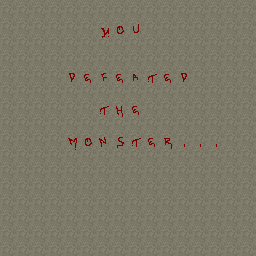

Below is a game level as drawn by its tile map, then a one-line description and the .tmx file that defines it, in full:
An orthogonal 16x16 tile map with 16x16 px tiles, 2 tile layers (Tile Layer 1, Tile Layer 2).

<map version="1.9" tiledversion="1.9.2" orientation="orthogonal" renderorder="right-down" width="16" height="16" tilewidth="16" tileheight="16" infinite="0" nextlayerid="3" nextobjectid="1">
 <tileset firstgid="1" name="Main" tilewidth="16" tileheight="16" tilecount="1850" columns="50">
  <image source="horror_sidescroller_assets/tileset.png" width="800" height="600" />
 </tileset>
 <layer id="1" name="Tile Layer 1" width="16" height="16">
  <data encoding="csv">
1,1,1,1,1,1,1,1,1,1,1,1,1,1,1,1,
1,1,1,1,1,1,1,1,1,1,1,1,1,1,1,1,
1,1,1,1,1,1,1,1,1,1,1,1,1,1,1,1,
1,1,1,1,1,1,1,1,1,1,1,1,1,1,1,1,
1,1,1,1,1,1,1,1,1,1,1,1,1,1,1,1,
1,1,1,1,1,1,1,1,1,1,1,1,1,1,1,1,
1,1,1,1,1,1,1,1,1,1,1,1,1,1,1,1,
1,1,1,1,1,1,1,1,1,1,1,1,1,1,1,1,
1,1,1,1,1,1,1,1,1,1,1,1,1,1,1,1,
1,1,1,1,1,1,1,1,1,1,1,1,1,1,1,1,
1,1,1,1,1,1,1,1,1,1,1,1,1,1,1,1,
1,1,1,1,1,1,1,1,1,1,1,1,1,1,1,1,
1,1,1,1,1,1,1,1,1,1,1,1,1,1,1,1,
1,1,1,1,1,1,1,1,1,1,1,1,1,1,1,1,
1,1,1,1,1,1,1,1,1,1,1,1,1,1,1,1,
1,1,1,1,1,1,1,1,1,1,1,1,1,1,1,1
</data>
 </layer>
 <layer id="2" name="Tile Layer 2" width="16" height="16">
  <data encoding="csv">
0,0,0,0,0,0,0,0,0,0,0,0,0,0,0,0,
0,0,0,0,0,0,31,21,27,0,0,0,0,0,0,0,
0,0,0,0,0,0,81,71,77,0,0,0,0,0,0,0,
0,0,0,0,0,0,0,0,0,0,0,0,0,0,0,0,
0,0,0,0,10,11,12,11,7,26,11,10,0,0,0,0,
0,0,1,1,60,61,62,61,57,76,61,60,0,0,0,0,
0,0,1,1,1,1,26,14,11,1,1,1,0,0,0,0,
0,0,0,0,0,0,76,64,61,1,1,1,1,0,0,0,
0,0,0,0,19,21,20,25,26,11,24,1,1,1,1,1,
0,0,1,1,69,71,70,75,76,61,74,65,65,65,0,0,
0,0,0,0,1,1,1,1,1,1,1,1,1,0,0,0,
0,0,0,0,0,1,1,1,1,1,1,1,0,0,0,0,
0,0,0,0,0,0,0,0,0,0,0,0,0,0,0,0,
0,0,0,0,0,0,0,0,0,0,0,0,0,0,0,0,
0,0,0,0,0,0,0,0,0,0,0,0,0,0,0,0,
0,0,0,0,0,0,0,0,0,0,0,0,0,0,0,0
</data>
 </layer>
</map>
